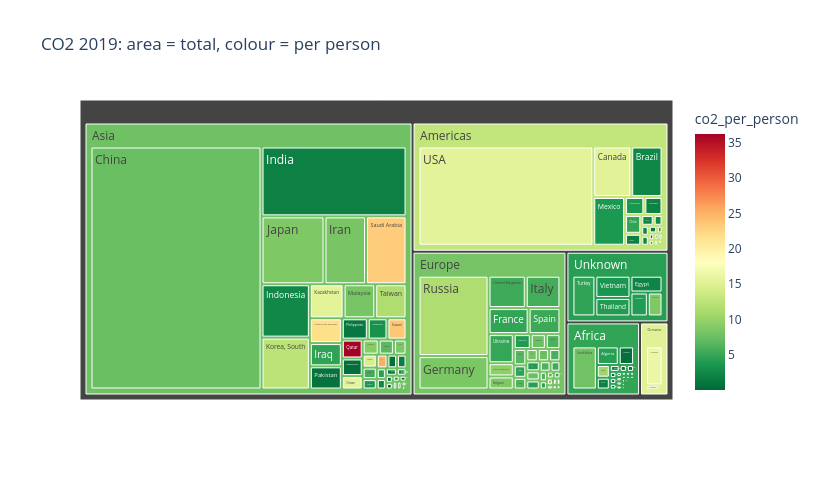

Source (notebook cell):
### Markdown cell above
### Exercise 25 – Size and colour in one chart

**Size and colour in one chart.** Draw a treemap with `px.treemap`: path = `continent` then `nation`, area = `co2_mt`, colour = `co2_per_person` (`RdYlGn_r`), on `d19` rows with both values. In a comment: which country is largest by **area** and which by **colour**, and why are they not the same?

### Code cell
# Write your code here

### Figure 1 — Plotly figure (JSON) as saved in the notebook; plotly's stock layout.template omitted (floating-point values rounded to 4 significant figures; data arrays with more than 128 entries replaced by an {"elided": "..."} marker saying what was removed)
{"data": [{"branchvalues": "total", "customdata": {"elided": "156x1 float values"}, "domain": {"x": [0.0, 1.0], "y": [0.0, 1.0]}, "hovertemplate": "labels=%{label}<br>co2_mt=%{value}<br>parent=%{parent}<br>id=%{id}<br>co2_per_person=%{color}<extra></extra>", "ids": {"elided": "156 str values"}, "labels": {"elided": "156 str values"}, "marker": {"coloraxis": "coloraxis", "colors": {"elided": "156 float values"}}, "name": "", "parents": {"elided": "156 str values"}, "values": {"elided": "156 float values"}, "type": "treemap"}], "layout": {"coloraxis": {"colorbar": {"title": {"text": "co2_per_person"}}, "colorscale": [[0.0, "rgb(0,104,55)"], [0.1, "rgb(26,152,80)"], [0.2, "rgb(102,189,99)"], [0.3, "rgb(166,217,106)"], [0.4, "rgb(217,239,139)"], [0.5, "rgb(255,255,191)"], [0.6, "rgb(254,224,139)"], [0.7, "rgb(253,174,97)"], [0.8, "rgb(244,109,67)"], [0.9, "rgb(215,48,39)"], [1.0, "rgb(165,0,38)"]], "autocolorscale": false}, "legend": {"tracegroupgap": 0}, "title": {"text": "CO2 2019: area = total, colour = per person"}, "height": 480, "width": 820}}
